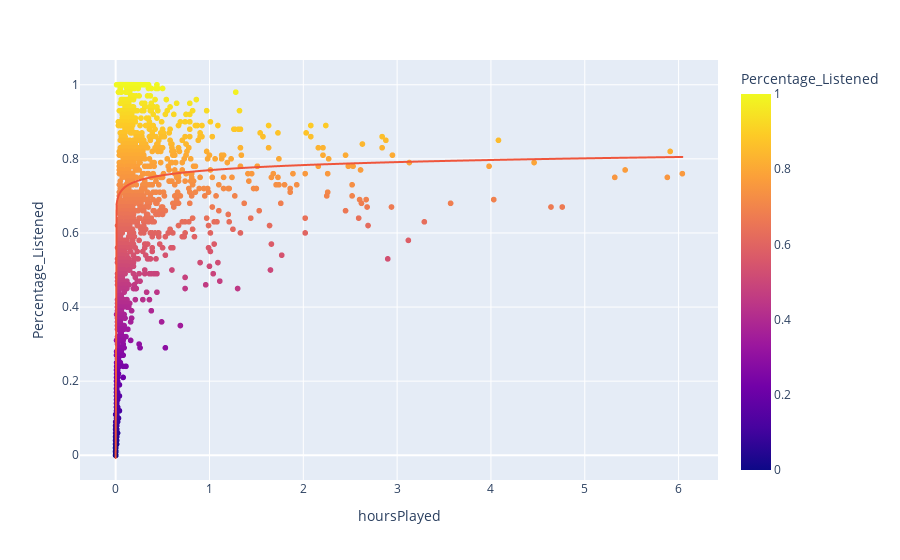

This figure's notebook cell:
### Code cell
hovertemplate = "Track: %{customdata[0]} <br>Hours Played: %{customdata[1]} <br>Percentage: %{customdata[2]} </br>"
fig = px.scatter(df, x='hoursPlayed', y='Percentage_Listened', color = 'Percentage_Listened', custom_data = ['trackName', 'hoursPlayed', 'Percentage_Listened'], trendline='ols', trendline_options=dict(log_x=True))
fig.update_traces(hovertemplate=hovertemplate)
fig.show()

### Figure 1 — Plotly figure (JSON) as saved in the notebook; plotly's stock layout.template omitted (floating-point values rounded to 4 significant figures; data arrays with more than 128 entries replaced by an {"elided": "..."} marker saying what was removed)
{"data": [{"customdata": {"elided": "1830x3 mixed values"}, "hovertemplate": "Track: %{customdata[0]} <br>Hours Played: %{customdata[1]} <br>Percentage: %{customdata[2]} </br>", "legendgroup": "", "marker": {"color": {"elided": "1830 float values"}, "coloraxis": "coloraxis", "symbol": "circle"}, "mode": "markers", "name": "", "showlegend": false, "type": "scattergl", "x": {"elided": "1830 float values"}, "xaxis": "x", "y": {"elided": "1830 float values"}, "yaxis": "y"}, {"hovertemplate": "Track: %{customdata[0]} <br>Hours Played: %{customdata[1]} <br>Percentage: %{customdata[2]} </br>", "legendgroup": "", "marker": {"symbol": "circle"}, "mode": "lines", "name": "", "showlegend": false, "type": "scattergl", "x": {"elided": "1830 float values"}, "xaxis": "x", "y": {"elided": "1830 float values"}, "yaxis": "y"}], "layout": {"coloraxis": {"colorbar": {"title": {"text": "Percentage_Listened"}}, "colorscale": [[0, "#0d0887"], [0.1111, "#46039f"], [0.2222, "#7201a8"], [0.3333, "#9c179e"], [0.4444, "#bd3786"], [0.5556, "#d8576b"], [0.6667, "#ed7953"], [0.7778, "#fb9f3a"], [0.8889, "#fdca26"], [1, "#f0f921"]]}, "legend": {"tracegroupgap": 0}, "margin": {"t": 60}, "xaxis": {"anchor": "y", "domain": [0, 1], "title": {"text": "hoursPlayed"}}, "yaxis": {"anchor": "x", "domain": [0, 1], "title": {"text": "Percentage_Listened"}}}}
